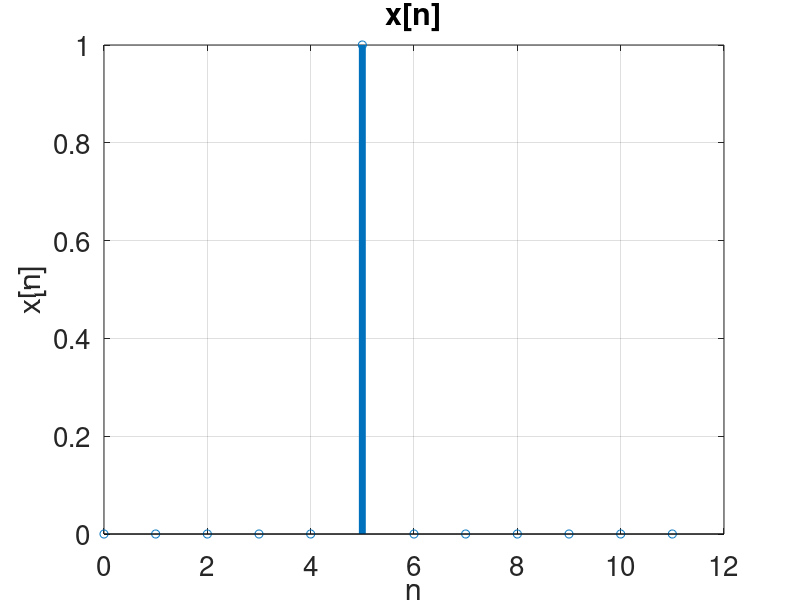

The MATLAB source for this figure: (Note: this script raises an error after producing the figure.)
%IIR_jednostavni
clear;
clc;
close all;

%x1 = [0 0 0 0 0 1 1 1 1 1 1 1];
x1 = [0 0 0 0 0 1 0 0 0 0 0 0];
 n=0:1:length(x1)-1;
 %x1=cos(pi/10*n);
 %x1=(-1).^(n+1);
figure(1)
set(gcf,'Color',[1,1,1])
stem(n, x1,'Linewidth',5); % define the unit step sequence
grid on;
set(gca,'fontsize',20);title('x[n]');
xlabel('n')
ylabel('x[n]');
A=[];% ne zaboraviti 1 kao prvi član, normirano
B=[ ];
Fs=44100;
tic
y=filter(B,A,x1);
toc
figure(2)
Ny=length(x1)+length(B)-2;%trajanje odziva ili length(y) ako se n eželite zezati s duljinom trajanja
Ny=length(y);
ny=1:1:Ny;
set(gcf,'Color',[1,1,1])
stem(ny,y,'Linewidth',5);
xlabel('n')
ylabel('y[n]');
set(gca,'fontsize',20);title('y[n]');
grid on;
figure (3)
set(gcf,'Color',[1,1,1])
[Hz,Hp]=zplane(B,A);

[H,w]=freqz(B,A,256);
ampl=abs(H);fazna=angle(H);
figure(4);
set(gcf,'Color',[1,1,1]);
subplot(211),plot(w,ampl,'k','Linewidth',3),xlabel('\omega','Fontsize',22);ylabel('abs(H)','Fontsize',22),title('Amplitudna frekvencijska karakteristika','Fontsize',22);
set(gca,'fontsize',22);grid on;
subplot(212),plot(w,fazna,'k','Linewidth',3),xlabel('\omega','Fontsize',22);ylabel('angle(H)','Fontsize',22),title('Fazna frekvencijska karakteristika','Fontsize',22);
set(gca,'fontsize',22);grid on;
%grupno kasnjenje
figure(5);
set(gcf,'Color',[1,1,1]);
[gd,f]=grpdelay(B,A,1024,Fs);
subplot(121);plot(f,gd,'k'),xlabel('f[Hz]','Fontsize',22),ylabel('(gd(f))','Fontsize',22),title('Grupno kasnjenje','Fontsize',22);
set(gca,'fontsize',22);grid on;
%impulsni odziv
subplot(122);
set(gcf,'Color',[1,1,1]);
impz(B,A,500,Fs);
xlabel('t[s]','Fontsize',22),ylabel('h(t)','Fontsize',22)
title('Impulsni odziv','Fontsize',22);set(gca,'fontsize',22);grid on;
